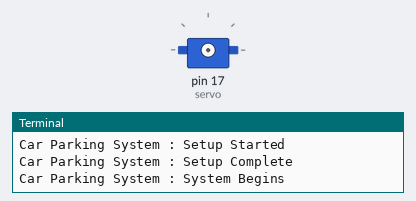
Recording of a program running on a simulated Raspberry Pi (header pin numbers). On the bench: servo, the last lines printed to the terminal. Web requests get an empty 200 reply after 0.4 s; servo angles are drawn from the pulse width (0.5 ms = 0°, 2.5 ms = 180°).

Above: at 0.05 s.
At 13.8 s:
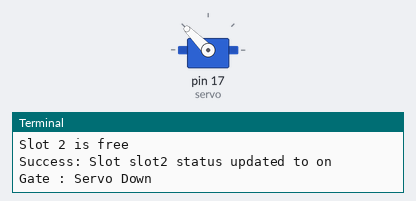
Timing chart, 0 to 17.9 s (numbered marks = the images above):
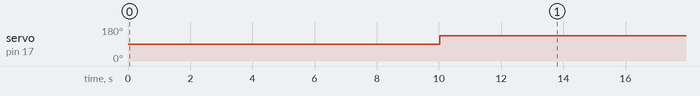

The program:

main.py
```python
# pip install requests

serverUrl = "https://6ddfa90e-049f-4374-ab44-333bf5be0e75-00-1wnbb1w45319c.kirk.replit.dev"

#!/usr/bin/python
import time
import RPi.GPIO as GPIO
import requests


print("Car Parking System : Setup Started")

GPIO.setmode(GPIO.BOARD)
GPIO.setwarnings(False)

'''
Define pin for sensors
'''
slot1_Sensor = 29
slot2_Sensor = 31
slot3_Sensor = 33
GPIO.setup(slot1_Sensor, GPIO.IN)
GPIO.setup(slot2_Sensor, GPIO.IN)
GPIO.setup(slot3_Sensor, GPIO.IN)

print("Car Parking System : Setup Complete")

# Servo Code

# pip install gpiozero

from gpiozero import Servo
from time import sleep

def set_servo_angle(angle):
    # Set pin connected to the servo
    servo_pin = 17

    # Create a Servo object
    servo = Servo(servo_pin)

    try:
        # Convert angle to a value between -1 (0 degrees) and 1 (180 degrees)
        angle_value = (angle / 180.0) * 2 - 1

        # Set the servo to the specified angle
        servo.value = angle_value
        sleep(1)  # Adjust delay as needed for your servo to reach the position

    finally:
        servo.close()  # Clean up servo resources

# Example usage:
# Rotate servo to 90 degrees
# set_servo_angle(90)


def update_slot_status(slot, status):
    url = f'{serverUrl}/update?slot={slot}&status={status}'
    response = requests.get(url)

    if response.status_code == 200:
        print(f'Success: Slot {slot} status updated to {status}')
    elif response.status_code == 404:
        print(f'Error: Slot {slot} does not exist')
    else:
        print(f'Error: Something went wrong. Status code {response.status_code}')

# Example usage
# update_slot_status('slot2', 'on')


# Define delay between readings
delay = 5

print("Car Parking System : System Begins")
while 1:
    slot1_status = GPIO.input(slot1_Sensor)
    time.sleep(1.8)
    slot2_status = GPIO.input(slot2_Sensor)
    slot3_status = GPIO.input(slot3_Sensor)
    time.sleep(1.8)

    if slot1_status == False:
        # Do something when Slot 1 is occupied
        print("Slot 1 is occupied")
        update_slot_status('slot1', 'off')

        time.sleep(2.8)
    else:
        # Do something when Slot 1 is free
        print("Slot 1 is free")
        update_slot_status('slot1', 'on')

        time.sleep(2.8)


    if slot2_status == False:
        # Do something when Slot 2 is occupied
        print("Slot 2 is occupied")
        update_slot_status('slot2', 'off')

        time.sleep(2.8)
    else:
        # Do something when Slot 2 is free
        print("Slot 2 is free")
        update_slot_status('slot2', 'on')

        time.sleep(2.8)

    if slot3_status == False:
        # Do something when Slot 1 is occupied
        print("Gate : Servo Up")
        # set_servo_angle(90)
        set_servo_angle(0)

        # update_slot_status('slot1', 'off')

        time.sleep(2.8)
    else:
        # Do something when Slot 1 is free
        print("Gate : Servo Down")
        set_servo_angle(180)

        # update_slot_status('slot1', 'on')

        time.sleep(2.8)


print("Car Parking System : System Ends")


'''
Pin connections of Ir Module & rpi


# ir sensor 1 :
- out = pin 29
- Vcc = pin 2 (5v Power)
- Gnd = pin 6 (GND)

# ir sensor 2 :
- out = pin 31
- Vcc = pin 4 (5v Power)
- Gnd = pin 9 (GND)


https://6a79193f-6605-44e3-90fd-90cf4c111036-00-1hcnyifnrpkd8.riker.replit.dev/update?slot=slot2&status=on

'''
```

Measured:
- by itself, servo on pin 17 (servo): alternates 135° for 13.8 s and 90° for 0.02 s
